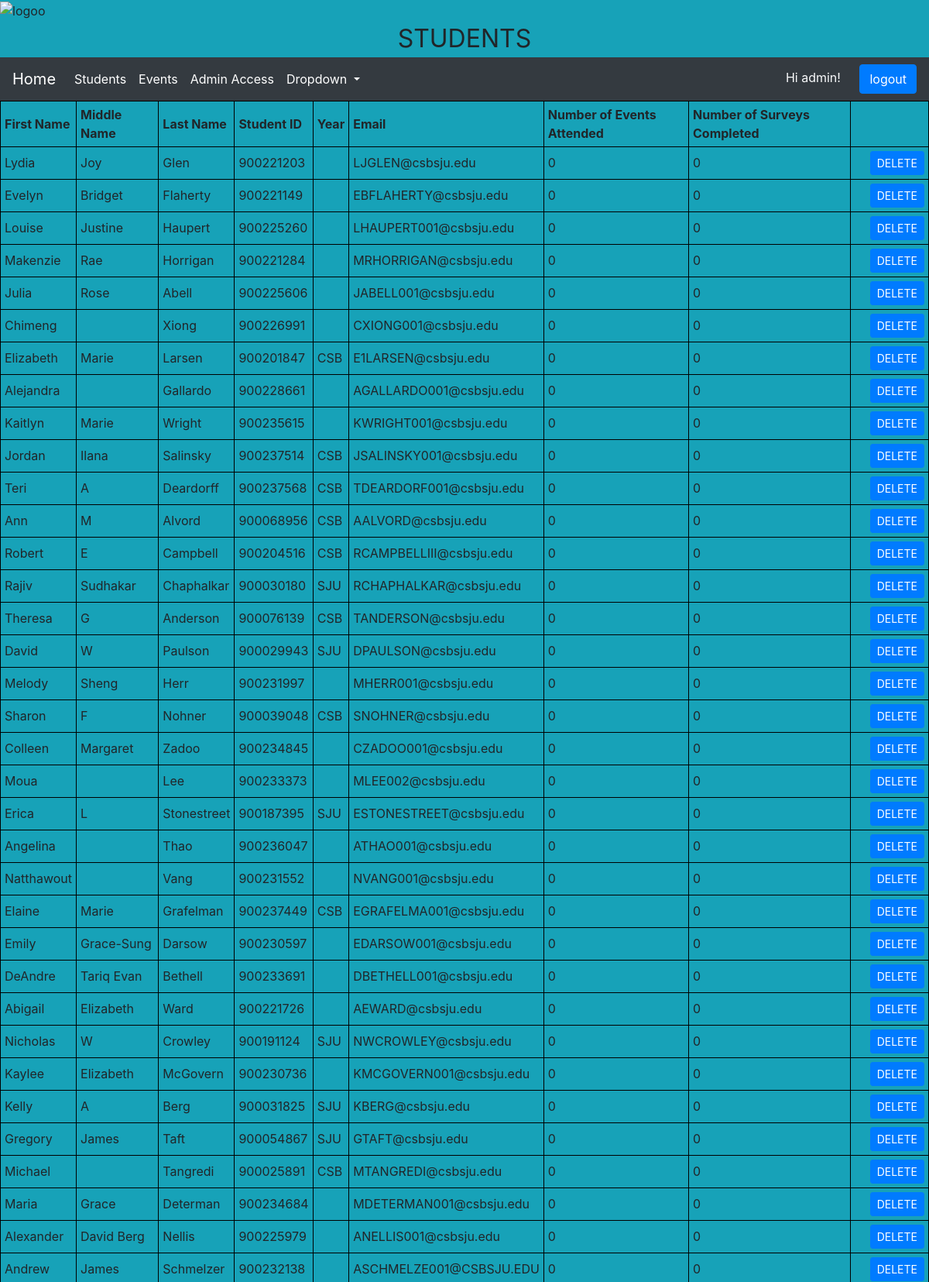
Page /Student/ (signed in, upper part) on the committed database.
### Student/models.py (models this page shows, shortened)
class Name(models.Model):
    firstName = models.CharField(max_length=30)
    middleName= models.CharField(max_length=30)
    lastName = models.CharField(max_length=30)
    email = models.EmailField(max_length=30)
    studentId = models.IntegerField()
    year = models.CharField(max_length=15)
    numEvents = models.IntegerField(default=0)
    numSurveys = models.IntegerField(default=0)

### Student/views.py (the view)
# urls.py: path('', views.studentList, name = 'studentList'),
def studentList(request):
    storage = messages.get_messages(request)
    name_list = Name.objects.all()
    context = {
        'name_list': name_list,
        'messages': storage,
    }
    return render(request,'Student/student_list_template.html',context)

### Student/templates/Student/student_list_template.html (shortened to what this page needs)
{% extends 'base.html' %}
{% block head %}
  	 	<img src="https://www.csbsju.edu/images/Intercultural%20Center/IISS%20logo_Final-1.png" alt="logoo" width="132" height="150" class = "center" >
<center><font size = "+3"> STUDENTS </font></center>
{% endblock %}
{% block body %}
<table style="width:100%">
 <tr>
	<th> First Name </th>
	<th> Middle Name </th>
	<th> Last Name </th>
	<th> Student ID </th>
	<th> Year </th>
	<th> Email </th>
	<th> Number of Events Attended </th>
	<th> Number of Surveys Completed </th>
 </tr>
 {% if name_list %}
 <tr>
 {% for student in name_list %}
        <td>{{student.firstName}}</td>
        <td>{{student.middleName}}</td>
        <td>{{student.lastName}} </td>
        <td>{{student.studentId}} </td>
        <td>{{student.year}} </td>
        <td>{{student.email}} </td>
        <td>{{student.numEvents}} </td>
        <td>{{student.numSurveys}} </td>
        <td><a class="btn btn-primary btn-sm" href="deletion?post_id={{student.id}}" role="button" style="margin-left:20px">DELETE</a></td>
 </tr>
 {% endfor %}
 </table>
{% else %}
    <p>No names have been entered.</p>
{% endif %}
{% endblock %}

### Home/templates/base.html (shortened to what this page needs)
<!DOCTYPE html>
<html>
	<head>
		<link rel="stylesheet" href="https://stackpath.bootstrapcdn.com/bootstrap/4.1.3/css/bootstrap.min.css"
>
		{% block head %}{% endblock %}
	</head>
	<body>
		<nav class="navbar navbar-expand-lg navbar-dark bg-dark" >
		  <a class="navbar-brand" href="http://127.0.0.1:8000/">Home</a>
		  <div class="collapse navbar-collapse" id="navbarSupportedContent">
		    <ul class="navbar-nav mr-auto">
			  <li class="nav-item active">
			    <a class="nav-link" href="/Student">Students<span class="sr-only">(current)</span></a>
			  </li>
			  <li class="nav-item active">
			    <a class="nav-link" href="/Events">Events<span class="sr-only">(current)</span></a>
			  </li>
			  <li class="nav-item active">
			    <a class="nav-link" href="/admin">Admin Access<span class="sr-only">(current)</span></a>
			  </li>
		      <li class="nav-item dropdown active">
		        <a class="nav-link dropdown-toggle" href="#" id="navbarDropdown" role="button" data-toggle="dropdown" aria-haspopup="true" aria-expanded="false">
		          Dropdown
		        </a>
		      </li>
		    </ul>
				{% if user.is_authenticated %}
				  <div style=text-align:right>
				    <a class="text-light bg-dark">Hi {{ user.username }}!</a>
				    <a class="btn btn-primary" href="{% url 'logout' %}" role="button" style="margin-left:20px">logout</a>
				  </div>
				{% else %}
					<meta http-equiv="refresh" content="0; URL=http://127.0.0.1:8000/login/">
				{% endif %}
		  </div>
		</nav>
			<link rel="stylesheet" href="https://www.amcharts.com/lib/3/plugins/export/export.css" type="text/css" media="all" />
		{% block body%}
		{% endblock %}
	</body>
</html>

### Home/templates/base.html (style rules this page uses)
body { background-color:#17a2b8 }

### Student/templates/Student/student_list_template.html (style rules this page uses)
table, th, td { border: 1px solid black; }
th,td { padding: 5px; }
th { text-align: left; }

### rows in the picture
Name: firstName "Lydia", middleName "Joy", lastName "Glen", studentId "900221203", email "LJGLEN@csbsju.edu", numEvents "0", numSurveys "0"
Name: firstName "Evelyn", middleName "Bridget", lastName "Flaherty", studentId "900221149", email "EBFLAHERTY@csbsju.edu", numEvents "0", numSurveys "0"
Name: firstName "Louise", middleName "Justine", lastName "Haupert", studentId "900225260", email "LHAUPERT001@csbsju.edu", numEvents "0", numSurveys "0"
Name: firstName "Makenzie", middleName "Rae", lastName "Horrigan", studentId "900221284", email "MRHORRIGAN@csbsju.edu", numEvents "0", numSurveys "0"
Name: firstName "Julia", middleName "Rose", lastName "Abell", studentId "900225606", email "JABELL001@csbsju.edu", numEvents "0", numSurveys "0"
Name: firstName "Chimeng", lastName "Xiong", studentId "900226991", email "CXIONG001@csbsju.edu", numEvents "0", numSurveys "0"
Name: firstName "Elizabeth", middleName "Marie", lastName "Larsen", studentId "900201847", year "CSB", email "E1LARSEN@csbsju.edu", numEvents "0", numSurveys "0"
Name: firstName "Alejandra", lastName "Gallardo", studentId "900228661", email "AGALLARDO001@csbsju.edu", numEvents "0", numSurveys "0"
Name: firstName "Kaitlyn", middleName "Marie", lastName "Wright", studentId "900235615", email "KWRIGHT001@csbsju.edu", numEvents "0", numSurveys "0"
Name: firstName "Jordan", middleName "Ilana", lastName "Salinsky", studentId "900237514", year "CSB", email "JSALINSKY001@csbsju.edu", numEvents "0", numSurveys "0"
Name: firstName "Teri", middleName "A", lastName "Deardorff", studentId "900237568", year "CSB", email "TDEARDORF001@csbsju.edu", numEvents "0", numSurveys "0"
Name: firstName "Ann", middleName "M", lastName "Alvord", studentId "900068956", year "CSB", email "AALVORD@csbsju.edu", numEvents "0", numSurveys "0"
Name: firstName "Robert", middleName "E", lastName "Campbell", studentId "900204516", year "CSB", email "RCAMPBELLIII@csbsju.edu", numEvents "0", numSurveys "0"
Name: firstName "Rajiv", middleName "Sudhakar", lastName "Chaphalkar", studentId "900030180", year "SJU", email "RCHAPHALKAR@csbsju.edu", numEvents "0", numSurveys "0"
Name: firstName "Theresa", middleName "G", lastName "Anderson", studentId "900076139", year "CSB", email "TANDERSON@csbsju.edu", numEvents "0", numSurveys "0"
Name: firstName "David", middleName "W", lastName "Paulson", studentId "900029943", year "SJU", email "DPAULSON@csbsju.edu", numEvents "0", numSurveys "0"
Name: firstName "Melody", middleName "Sheng", lastName "Herr", studentId "900231997", email "MHERR001@csbsju.edu", numEvents "0", numSurveys "0"
Name: firstName "Sharon", middleName "F", lastName "Nohner", studentId "900039048", year "CSB", email "SNOHNER@csbsju.edu", numEvents "0", numSurveys "0"
Name: firstName "Colleen", middleName "Margaret", lastName "Zadoo", studentId "900234845", email "CZADOO001@csbsju.edu", numEvents "0", numSurveys "0"
Name: firstName "Moua", lastName "Lee", studentId "900233373", email "MLEE002@csbsju.edu", numEvents "0", numSurveys "0"
Name: firstName "Erica", middleName "L", lastName "Stonestreet", studentId "900187395", year "SJU", email "ESTONESTREET@csbsju.edu", numEvents "0", numSurveys "0"
Name: firstName "Angelina", lastName "Thao", studentId "900236047", email "ATHAO001@csbsju.edu", numEvents "0", numSurveys "0"
Name: firstName "Natthawout", lastName "Vang", studentId "900231552", email "NVANG001@csbsju.edu", numEvents "0", numSurveys "0"
Name: firstName "Elaine", middleName "Marie", lastName "Grafelman", studentId "900237449", year "CSB", email "EGRAFELMA001@csbsju.edu", numEvents "0", numSurveys "0"
Name: firstName "Emily", middleName "Grace-Sung", lastName "Darsow", studentId "900230597", email "EDARSOW001@csbsju.edu", numEvents "0", numSurveys "0"
Name: firstName "DeAndre", middleName "Tariq Evan", lastName "Bethell", studentId "900233691", email "DBETHELL001@csbsju.edu", numEvents "0", numSurveys "0"
Name: firstName "Abigail", middleName "Elizabeth", lastName "Ward", studentId "900221726", email "AEWARD@csbsju.edu", numEvents "0", numSurveys "0"
Name: firstName "Nicholas", middleName "W", lastName "Crowley", studentId "900191124", year "SJU", email "NWCROWLEY@csbsju.edu", numEvents "0", numSurveys "0"
Name: firstName "Kaylee", middleName "Elizabeth", lastName "McGovern", studentId "900230736", email "KMCGOVERN001@csbsju.edu", numEvents "0", numSurveys "0"
Name: firstName "Kelly", middleName "A", lastName "Berg", studentId "900031825", year "SJU", email "KBERG@csbsju.edu", numEvents "0", numSurveys "0"
Name: firstName "Gregory", middleName "James", lastName "Taft", studentId "900054867", year "SJU", email "GTAFT@csbsju.edu", numEvents "0", numSurveys "0"
Name: firstName "Michael", lastName "Tangredi", studentId "900025891", year "CSB", email "MTANGREDI@csbsju.edu", numEvents "0", numSurveys "0"
Name: firstName "Maria", middleName "Grace", lastName "Determan", studentId "900234684", email "MDETERMAN001@csbsju.edu", numEvents "0", numSurveys "0"
Name: firstName "Alexander", middleName "David Berg", lastName "Nellis", studentId "900225979", email "ANELLIS001@csbsju.edu", numEvents "0", numSurveys "0"
Name: firstName "Andrew", middleName "James", lastName "Schmelzer", studentId "900232138", email "ASCHMELZE001@CSBSJU.EDU", numEvents "0", numSurveys "0"

### other values in the picture
{{ user.username }} "admin"
